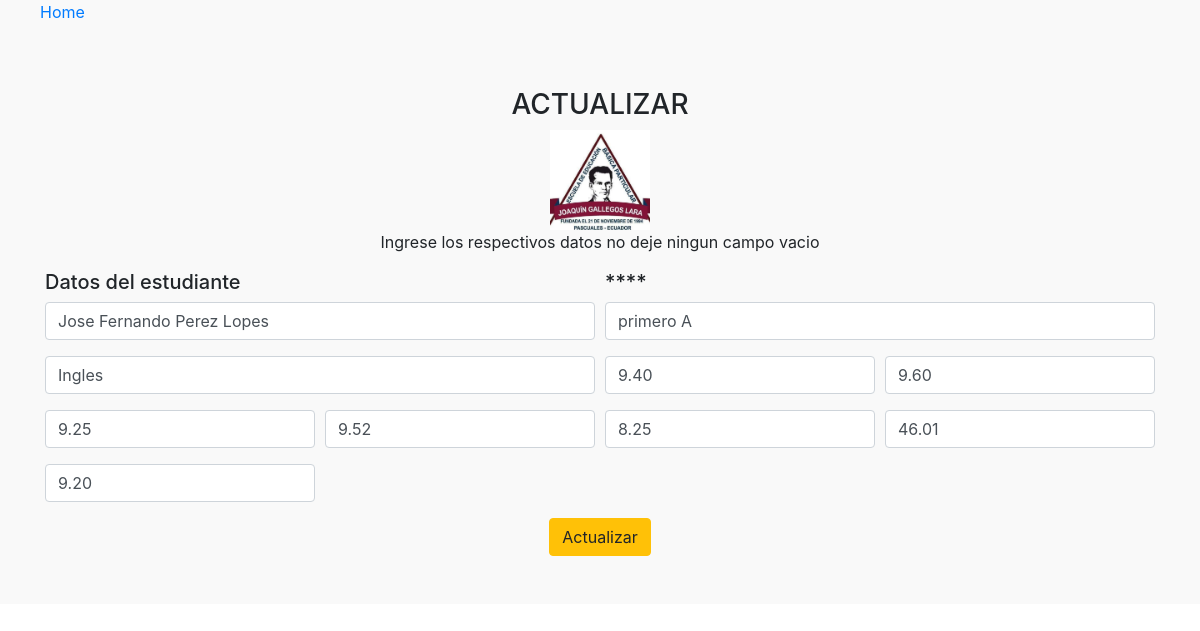
The app's page /vista/edit.php?id=1 with its own data.
### tables this page shows
CREATE TABLE `notas` (
  `id` int(11) NOT NULL,
  `alumno` varchar(100) NOT NULL,
  `curso` varchar(45) NOT NULL,
  `materia` varchar(45) NOT NULL,
  `tareas` varchar(4) NOT NULL,
  `trab_individual` varchar(4) NOT NULL,
  `trab_grupal` varchar(4) NOT NULL,
  `lecciones` varchar(4) NOT NULL,
  `prueba_parcial` varchar(4) NOT NULL,
  `suma` varchar(5) NOT NULL,
  `promedio` varchar(4) NOT NULL
);

### vista/edit.php (the view, shortened to what this page needs)
<!DOCTYPE html>
<html lang="en">
<head>
    <link href="//maxcdn.bootstrapcdn.com/bootstrap/4.1.1/css/bootstrap.min.css" rel="stylesheet" id="bootstrap-css">
    <link rel="stylesheet" href="../css/calnotas.css">
</head>
<body>
        <?php
        $connect = connect();
        $id = $_REQUEST['id'];
        $sql = "SELECT * FROM notas WHERE id = '$id'";
        $execute = mysqli_query($connect, $sql) or die(mysqli_error($connect));
        $row = $execute->fetch_assoc();
        ?>
    <section id="form">
        <ul class="navbar-nav2 ml-auto">
            <a href="home.php" class="" data-toggle="dropdown">Home</a>
        </ul>
        <div class="container pt-5 pb-5">
            <div class="row">
                <div class="col-md-12 text-center">
                    <h3 class="text-uppercase">Actualizar
                    </h3>
                    <img src="../assets/logo.jpg" alt="cor de fundo" width="100px" height="100px">
                    <p>Ingrese los respectivos datos no deje ningun campo vacio</p>
                    <div class="row">
                        <div class="col-md-12">
                            <form method="POST" action="../php/actualizar.php?id=<?php echo $row['id']; ?>">
                                <div class="form-row">
                                    <div class="form-group col-md-6">
                                        <h5 class="text-left">Datos del estudiante</h5>
                                        <input type="text" class="form-control" id="#" placeholder="Nombres" name="nombres" value="<?php echo $row['alumno']; ?>" required>
                                    </div>
                                    <div class="form-group col-md-6">
                                        <h5 class="text-left">****</h5>
                                        <input type="text" class="form-control" id="#" placeholder="Ingrese el curso del alumno" name="curso" value="<?php echo $row['curso']; ?>" required>
                                    </div>
                                    <div class="form-group col-md-6">
                                        <input type="text" class="form-control" id="#" placeholder="Materia " name="materia" value="<?php echo $row['materia']; ?>" required>
                                    </div>
                                    <div class="form-group col-md-3">
                                        <input type="text" class="form-control" id="ntarea" placeholder="Notas de tarea" name="tareas" value="<?php echo $row['tareas']; ?>" required>
                                    </div>
                                    <div class="form-group col-md-3">
                                        <input type="text" class="form-control" id="nindividual" placeholder="Trabajo individual" name="individual" value="<?php echo $row['trab_individual']; ?>" required>
                                    </div>
                                    <div class="form-group col-md-3">
                                        <input type="text" class="form-control" id="ngrupal" placeholder="Trabajo grupal" name="grupal" value="<?php echo $row['trab_grupal']; ?>" required>
                                    </div>
                                    <div class="form-group col-md-3">
                                        <input type="text" class="form-control" id="nlecciones" placeholder="Lecciones" name="lecciones" value="<?php echo $row['lecciones']; ?>" required>
                                    </div>
                                    <div class="form-group col-md-3">
                                        <input type="text" class="form-control" id="pparcial" placeholder="Prueba parcial" name="prueba" value="<?php echo $row['prueba_parcial']; ?>" required>
                                    </div>
                                    <div class="form-group col-md-3">
                                        <input type="text" class="form-control" id="tsuma" placeholder="Suma:" name="suma" value="<?php echo $row['suma']; ?>">
                                    </div>
                                    <div class="form-group col-md-3">
                                        <input type="text" class="form-control" id="tpromedio" placeholder="Promedio:" name="promedio" value="<?php echo $row['promedio']; ?>">
                                    </div>
                                </div>
                                <input type="submit" class="btn btn-warning" value="Actualizar"></input>
                            </form>
                        </div>
                    </div>
                </div>
            </div>
        </div>
    </section>
</body>
</html>

### css/calnotas.css (style rules this page uses)
#form { background-color: #F9F9F9; }

### records on screen
notas: nombres "Jose Fernando Perez Lopes", curso "primero A", materia "Ingles", tareas "9.40", individual "9.60", grupal "9.25", lecciones "9.52", prueba "8.25", suma "46.01", promedio "9.20"
